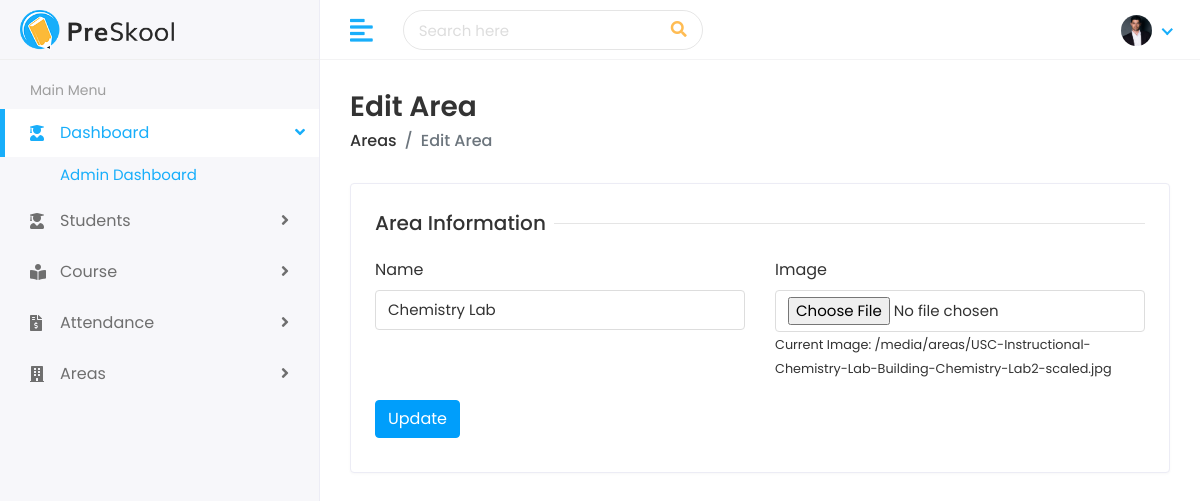
Screenshot of /superuser/edit-area/2/ (signed in) with the database file from the repository.
### superuser/models.py (models this page shows, shortened)
class Area(models.Model):
    name = models.CharField(max_length=100)
    image = models.ImageField(upload_to='areas/', blank=True)

### superuser/views.py (the view, shortened to what this page needs)
# urls.py: path('edit-area/<int:id>/', views.edit_area, name='edit_area'),
def edit_area(request, id):
    area = get_object_or_404(Area, id=id)
    context = {
        'area': area
    }
    return render(request, "superuser/areas/edit-area.html", context)

### templates/superuser/areas/edit-area.html (shortened to what this page needs)
{% extends 'Home/base.html' %}
{% load static %}
{% block body %}
<div class="page-wrapper">
    <div class="content container-fluid">
        <div class="page-header">
            <div class="row align-items-center">
                <div class="col">
                    <h3 class="page-title">Edit Area</h3>
                    <ul class="breadcrumb">
                        <li class="breadcrumb-item"><a href="{% url 'list_areas' %}">Areas</a></li>
                        <li class="breadcrumb-item active">Edit Area</li>
                    </ul>
                </div>
            </div>
        </div>
        <div class="row">
            <div class="col-sm-12">
                <div class="card">
                    <div class="card-body">
                        <form method="POST" enctype="multipart/form-data">
                            <div class="row">
                                <div class="col-12">
                                    <h5 class="form-title"><span>Area Information</span></h5>
                                </div>
                                <div class="col-12 col-sm-6">
                                    <div class="form-group">
                                        <label>Name</label>
                                        <input type="text" name="name" class="form-control" value="{{ area.name }}">
                                    </div>
                                </div>
                                <div class="col-12 col-sm-6">
                                    <div class="form-group">
                                        <label>Image</label>
                                        <input type="file" name="image" class="form-control">
                                        <small>Current Image: {{ area.image.url }}</small>
                                    </div>
                                </div>
                                <div class="col-12">
                                    <button type="submit" class="btn btn-info">Update</button>
                                </div>
                            </div>
                        </form>
                    </div>
                </div>
            </div>
        </div>
    </div>
</div>
{% endblock %}

### static/assets/css/style.css (style rules this page uses)
html { height: 100%; }
body { background-color: #fff; color: #333; font-family: 'Poppins', sans-serif; font-size: 1rem; height: 100%; line-height: 1.5; overflow-x: hidden; }
h1, h2, h3, h4, h5, h6 { font-family: 'Poppins', sans-serif; margin-top: 0; }
.form-control { border: 1px solid #ddd; box-shadow: none; color: #333; font-size: 15px; height: 40px; }
a { color: #009ce7; }
input, button, a { transition: all 0.4s ease; -moz-transition: all 0.4s ease; -o-transition: all 0.4s ease; -ms-transition: all 0.4s ease; -webkit-transition: all 0.4s ease; }
input, input:focus, button, button:focus { outline: none; }
input[type="file"] { height: auto; min-height: calc(1.5em + .75rem + 2px); }
input[type=text], input[type=password] { -webkit-appearance: none; -moz-appearance: none; appearance: none; }
.form-group { margin-bottom: 1.25rem; }
ul, ol { padding: 0px; list-style: none; }
.btn-info { background-color: #009efb; border: 1px solid #009efb }
.card { border: 1px solid #ececf5; box-shadow: 0 1px 3px 0 rgba(0, 0, 0, 0.03); margin-bottom: 1.875rem; }
.card-body { padding: 1.5rem; }
.page-wrapper { margin-left: 320px; padding-top: 60px; position: relative; transition: all 0.4s ease; }
.page-wrapper > .content { padding: 1.875rem 1.875rem 0; }
.page-header { margin-bottom: 1.875rem; }
.page-header .breadcrumb { background-color: transparent; color: #6c757d; font-size: 1rem; font-weight: 500; margin-bottom: 0; padding: 0; }
.page-header .breadcrumb a { color: #333; }
.page-title { font-size: 28px; font-weight: 600; color: #333; margin-bottom: 5px; }
.form-title { width: 100%; max-width: 100%; padding: 0; font-size: 1.25rem; font-weight: 500; line-height: inherit; color: #333; white-space: normal; position: relative; display: block; margin-bottom: 20px; }
.form-title:before { content: ""; position: absolute; left: 0px; right: 0px; height: 1px; top: 50%; background-color: rgba(0, 0, 0, 0.1); }
.form-title span { padding: 0px 0.5rem 0 0; background-color: #fff; display: inline-block; z-index: 2; position: relative; }

### rows the page displays
Area: name "Chemistry Lab", image "/media/areas/USC-Instructional-Chemistry-Lab-Building-Chemistry-Lab2-scaled.jpg"
